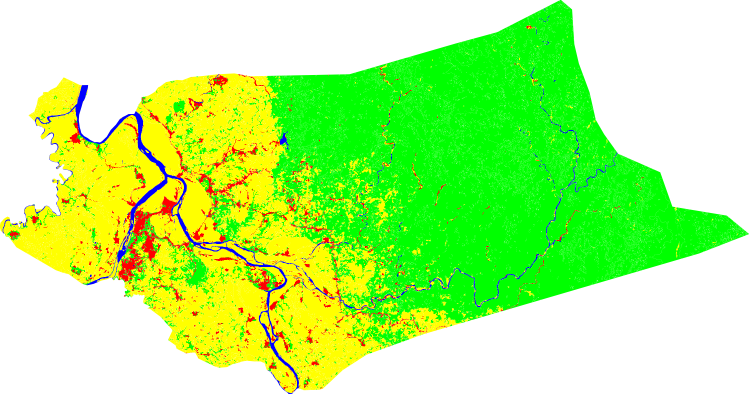
#> input picture map_images/Ilagan_City_states_with_border.png, 1498 x 787 px (shown at 1/2 size)
$ jupyter execute get_initial.ipynb
#> lines starting #> are read from the running program, lines starting #| are printed output that depends on the picture
Importing libraries

[cell 1]
import matplotlib.pyplot as plt
import numpy as np
import PIL

Defining a visualization function

[cell 2]
def plot_image(image):
  plt.figure(figsize = (15, 15))
  plt.imshow(image)
  plt.xticks([])
  plt.yticks([])
  plt.show()

Loading saved image

[cell 3]
image = PIL.Image.open('map_images/Ilagan_City_states_with_border.png').convert('RGB')
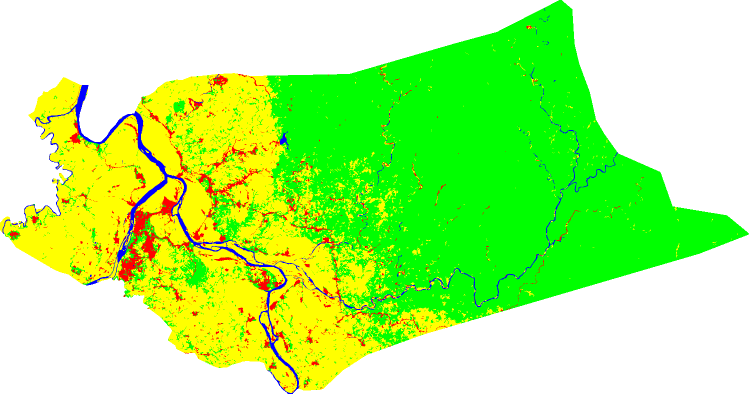
#> image: PIL image 1498x787 RGB (shown at 1/2 size); mean R, G, B 174.6, 247.1, 122.3

[cell 4]
plot_image(image)

Getting the color array

[cell 5]
im_array = np.array(image)
colors = np.unique(im_array.reshape(-1, im_array.shape[2]), axis = 0)
#> colors = 1785 rows, first 8: [0, 0, 254], [0, 0, 255], [0, 1, 253], [0, 2, 252], [0, 3, 251], [0, 4, 250], [0, 5, 249], [0, 6, 248]
len(colors)
#> Out = 1785

[cell 6]
colors
#> Out has the same summary as colors

As seen above, the saved image has 1785 unique colors, instead of the expected number which is 5 (4 states plus white background). Upon inspection of the colors array and the visualization, we see that the colors are simply variations of the colors that we assigned to the states and the white background. We perform quantization to reduce the number of unique colors to 5.

Defining Palette (color of states plus white background)

[cell 7]
palette = [
    0, 255, 0,     # State 0: Forests and Wooded Land
    255, 255, 0,   # State 1: Open Land
    255, 0, 0,     # State 2: Built-up Areas
    0, 0, 255,     # State 3: Water
    255, 255, 255  # State 4: Outside Territory
]

p_img = PIL.Image.new('P', (25, 25))
#> p_img: PIL image 25x25 P; every value is 0
p_img.putpalette(palette * (768 // len(palette)))
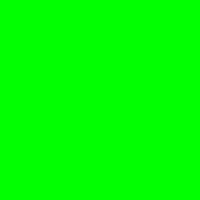
#> p_img: PIL image 25x25 P (shown 8 times larger); mean R, G, B 0, 255, 0

Image Quantization

[cell 8]
quantized_image = image.quantize(palette = p_img, dither = 0)
plot_image(quantized_image)

Saving the initial states

[cell 9]
quant_im_array = np.array(quantized_image)
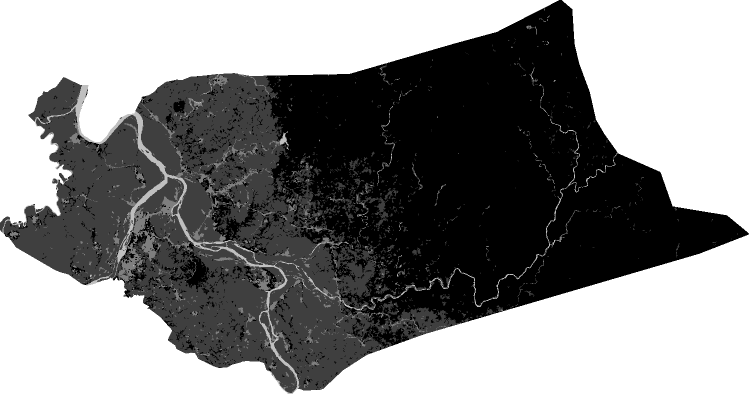
#> quant_im_array: shape (787, 1498) (shown at 1/2 size); min 0, max 4, mean 2.14; drawn with min black and max white
quant_im_array

$ run again, with map_images/Ilagan_City_states.png copied over map_images/Ilagan_City_states_with_border.png
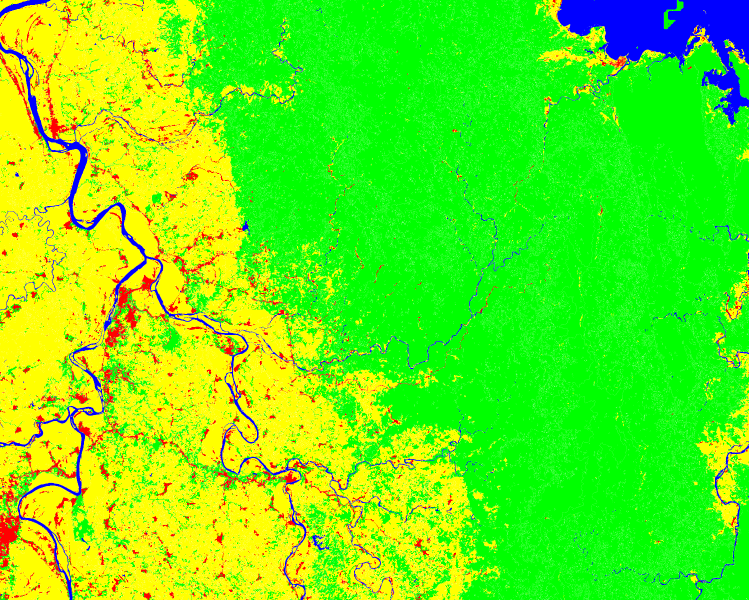
#> input picture map_images/Ilagan_City_states.png, 1498 x 1200 px (shown at 1/2 size)
#> Out = 9065
#> `quantized_image = image.quantize(palette = p_img, dither = 0)`:
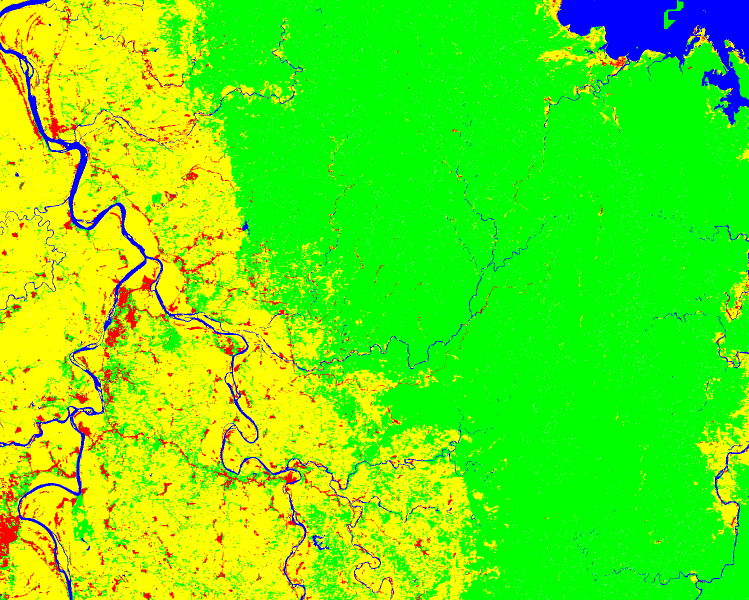
#> quantized_image: PIL image 1498x1200 P (shown at 1/2 size); mean R, G, B 98.2, 237.5, 12.8
#> `quant_im_array = np.array(quantized_image)`:
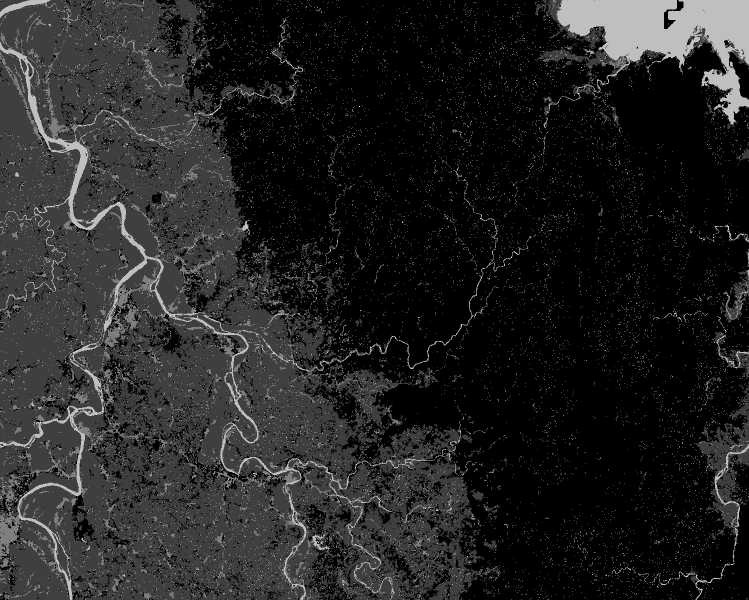
#> quant_im_array: shape (1200, 1498) (shown at 1/2 size); min 0, max 4, mean 0.565; drawn with min black and max white
